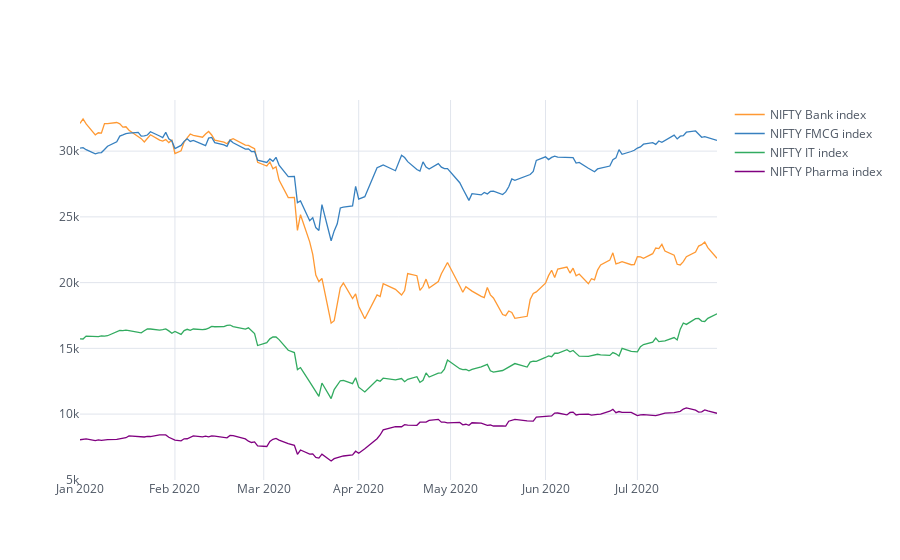

Here is the notebook cell this chart was saved with:
### Code cell
df.iplot(kind='line')

### Figure 1 — Plotly figure (JSON) as saved in the notebook; plotly's stock layout.template omitted (floating-point values rounded to 4 significant figures; data arrays with more than 128 entries replaced by an {"elided": "..."} marker saying what was removed)
{"data": [{"name": "NIFTY Bank index", "text": "", "mode": "lines", "y": {"elided": "142 float values"}, "x": {"elided": "142 str values"}, "line": {"color": "rgba(255, 153, 51, 1.0)", "dash": "solid", "shape": "linear", "width": 1.3}, "type": "scatter"}, {"name": "NIFTY FMCG index", "text": "", "mode": "lines", "y": {"elided": "142 float values"}, "x": {"elided": "142 str values"}, "line": {"color": "rgba(55, 128, 191, 1.0)", "dash": "solid", "shape": "linear", "width": 1.3}, "type": "scatter"}, {"name": "NIFTY IT index", "text": "", "mode": "lines", "y": {"elided": "142 float values"}, "x": {"elided": "142 str values"}, "line": {"color": "rgba(50, 171, 96, 1.0)", "dash": "solid", "shape": "linear", "width": 1.3}, "type": "scatter"}, {"name": "NIFTY Pharma index", "text": "", "mode": "lines", "y": {"elided": "142 float values"}, "x": {"elided": "142 str values"}, "line": {"color": "rgba(128, 0, 128, 1.0)", "dash": "solid", "shape": "linear", "width": 1.3}, "type": "scatter"}], "layout": {"title": {"font": {"color": "#4D5663"}}, "paper_bgcolor": "#FFFFFF", "plot_bgcolor": "#FFFFFF", "yaxis": {"tickfont": {"color": "#4D5663"}, "zerolinecolor": "#E1E5ED", "title": {"text": "", "font": {"color": "#4D5663"}}, "gridcolor": "#E1E5ED", "showgrid": true}, "xaxis": {"tickfont": {"color": "#4D5663"}, "zerolinecolor": "#E1E5ED", "title": {"text": "", "font": {"color": "#4D5663"}}, "gridcolor": "#E1E5ED", "showgrid": true}, "legend": {"bgcolor": "#FFFFFF", "font": {"color": "#4D5663"}}}}
